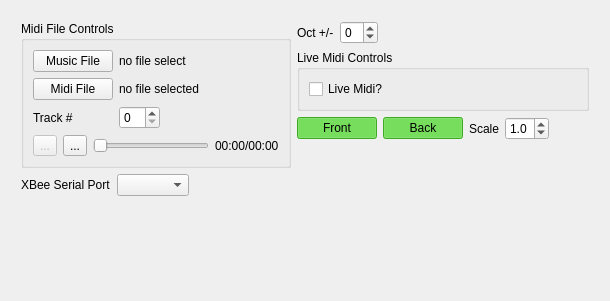
<?xml version="1.0" encoding="UTF-8"?>
<ui version="4.0">
 <class>MainWidget</class>
 <widget class="QWidget" name="MainWidget">
  <property name="geometry">
   <rect>
    <x>0</x>
    <y>0</y>
    <width>610</width>
    <height>301</height>
   </rect>
  </property>
  <property name="windowTitle">
   <string>Glowsuit Command Station</string>
  </property>
  <property name="styleSheet">
   <string notr="true"/>
  </property>
  <layout class="QVBoxLayout" name="verticalLayout">
   <item>
    <layout class="QVBoxLayout" name="vertical_layout">
     <item>
      <layout class="QHBoxLayout" name="horizontal_layout" stretch="1,0">
       <property name="leftMargin">
        <number>10</number>
       </property>
       <property name="topMargin">
        <number>10</number>
       </property>
       <property name="rightMargin">
        <number>10</number>
       </property>
       <property name="bottomMargin">
        <number>10</number>
       </property>
       <item>
        <layout class="QVBoxLayout" name="left_side_layout">
         <item>
          <widget class="QGroupBox" name="midi_file_group">
           <property name="toolTip">
            <string>Playback from a MIDI file and music file. If this is disable, uncheck the &quot;live MIDI&quot; box</string>
           </property>
           <property name="title">
            <string>Midi File Controls</string>
           </property>
           <layout class="QVBoxLayout" name="verticalLayout_2">
            <item>
             <layout class="QFormLayout" name="formLayout_2">
              <item row="1" column="0">
               <widget class="QPushButton" name="select_music_file_button">
                <property name="text">
                 <string>Music File</string>
                </property>
               </widget>
              </item>
              <item row="1" column="1">
               <widget class="QLabel" name="music_filename_label">
                <property name="text">
                 <string>no file select</string>
                </property>
               </widget>
              </item>
              <item row="2" column="0">
               <widget class="QPushButton" name="select_midi_file_button">
                <property name="text">
                 <string>Midi File</string>
                </property>
               </widget>
              </item>
              <item row="2" column="1">
               <widget class="QLabel" name="midi_filename_label">
                <property name="text">
                 <string>no file selected</string>
                </property>
               </widget>
              </item>
              <item row="3" column="0">
               <widget class="QLabel" name="label">
                <property name="text">
                 <string>Track #</string>
                </property>
               </widget>
              </item>
              <item row="3" column="1">
               <layout class="QHBoxLayout" name="horizontalLayout_5">
                <item>
                 <widget class="QSpinBox" name="spinBox">
                  <property name="sizePolicy">
                   <sizepolicy hsizetype="Minimum" vsizetype="Fixed">
                    <horstretch>0</horstretch>
                    <verstretch>0</verstretch>
                   </sizepolicy>
                  </property>
                 </widget>
                </item>
                <item>
                 <spacer name="horizontalSpacer_3">
                  <property name="orientation">
                   <enum>Qt::Horizontal</enum>
                  </property>
                  <property name="sizeHint" stdset="0">
                   <size>
                    <width>40</width>
                    <height>20</height>
                   </size>
                  </property>
                 </spacer>
                </item>
               </layout>
              </item>
             </layout>
            </item>
            <item>
             <layout class="QHBoxLayout" name="horizontalLayout_4">
              <item>
               <widget class="QToolButton" name="stop_button">
                <property name="enabled">
                 <bool>false</bool>
                </property>
                <property name="toolTip">
                 <string>Stops playback and resets to the start</string>
                </property>
                <property name="text">
                 <string>...</string>
                </property>
                <property name="icon">
                 <iconset theme="media-playback-stop">
                  <normaloff>.</normaloff>.</iconset>
                </property>
               </widget>
              </item>
              <item>
               <widget class="QToolButton" name="play_button">
                <property name="text">
                 <string>...</string>
                </property>
                <property name="icon">
                 <iconset theme="media-playback-start">
                  <normaloff>.</normaloff>.</iconset>
                </property>
               </widget>
              </item>
              <item>
               <widget class="QSlider" name="player_slider">
                <property name="orientation">
                 <enum>Qt::Horizontal</enum>
                </property>
               </widget>
              </item>
              <item>
               <widget class="QLabel" name="player_time_label">
                <property name="text">
                 <string>00:00/00:00</string>
                </property>
               </widget>
              </item>
             </layout>
            </item>
           </layout>
          </widget>
         </item>
         <item>
          <layout class="QFormLayout" name="formLayout_3">
           <item row="0" column="0">
            <widget class="QLabel" name="xbee_port_label">
             <property name="text">
              <string>XBee Serial Port</string>
             </property>
            </widget>
           </item>
           <item row="0" column="1">
            <layout class="QHBoxLayout" name="horizontalLayout_6">
             <item>
              <widget class="QComboBox" name="xbee_port_combobox">
               <property name="sizePolicy">
                <sizepolicy hsizetype="Minimum" vsizetype="Fixed">
                 <horstretch>0</horstretch>
                 <verstretch>0</verstretch>
                </sizepolicy>
               </property>
              </widget>
             </item>
             <item>
              <spacer name="horizontalSpacer_4">
               <property name="orientation">
                <enum>Qt::Horizontal</enum>
               </property>
               <property name="sizeHint" stdset="0">
                <size>
                 <width>40</width>
                 <height>20</height>
                </size>
               </property>
              </spacer>
             </item>
            </layout>
           </item>
          </layout>
         </item>
         <item>
          <spacer name="verticalSpacer_2">
           <property name="orientation">
            <enum>Qt::Vertical</enum>
           </property>
           <property name="sizeType">
            <enum>QSizePolicy::MinimumExpanding</enum>
           </property>
           <property name="sizeHint" stdset="0">
            <size>
             <width>20</width>
             <height>40</height>
            </size>
           </property>
          </spacer>
         </item>
        </layout>
       </item>
       <item>
        <layout class="QVBoxLayout" name="controls_layout">
         <item>
          <layout class="QHBoxLayout" name="horizontalLayout">
           <item>
            <widget class="QLabel" name="octave_label">
             <property name="text">
              <string>Oct +/-</string>
             </property>
            </widget>
           </item>
           <item>
            <widget class="QSpinBox" name="octave_spinbox">
             <property name="toolTip">
              <string>An offset for transposing MIDI from a file or from live MIDI</string>
             </property>
             <property name="suffix">
              <string/>
             </property>
             <property name="minimum">
              <number>-2</number>
             </property>
             <property name="maximum">
              <number>2</number>
             </property>
            </widget>
           </item>
           <item>
            <spacer name="horizontalSpacer_6">
             <property name="orientation">
              <enum>Qt::Horizontal</enum>
             </property>
             <property name="sizeType">
              <enum>QSizePolicy::MinimumExpanding</enum>
             </property>
             <property name="sizeHint" stdset="0">
              <size>
               <width>40</width>
               <height>20</height>
              </size>
             </property>
            </spacer>
           </item>
          </layout>
         </item>
         <item>
          <widget class="QGroupBox" name="live_midi_controls">
           <property name="title">
            <string>Live Midi Controls</string>
           </property>
           <layout class="QHBoxLayout" name="horizontalLayout_3">
            <item>
             <widget class="QCheckBox" name="live_checkbox">
              <property name="toolTip">
               <string>Enables visualization of live MIDI. Disables the ability to play from a midi file</string>
              </property>
              <property name="text">
               <string>Live Midi?</string>
              </property>
             </widget>
            </item>
            <item>
             <widget class="QPushButton" name="midi_indicator_button">
              <property name="sizePolicy">
               <sizepolicy hsizetype="Minimum" vsizetype="Minimum">
                <horstretch>0</horstretch>
                <verstretch>0</verstretch>
               </sizepolicy>
              </property>
              <property name="minimumSize">
               <size>
                <width>16</width>
                <height>16</height>
               </size>
              </property>
              <property name="styleSheet">
               <string notr="true">border: none;</string>
              </property>
              <property name="text">
               <string/>
              </property>
              <property name="icon">
               <iconset resource="../rc/command_station.qrc">
                <normaloff>:/icons/midi-off.png</normaloff>
                <normalon>:/icons/midi-on.png</normalon>:/icons/midi-off.png</iconset>
              </property>
              <property name="checkable">
               <bool>true</bool>
              </property>
             </widget>
            </item>
            <item>
             <spacer name="horizontalSpacer_5">
              <property name="orientation">
               <enum>Qt::Horizontal</enum>
              </property>
              <property name="sizeType">
               <enum>QSizePolicy::MinimumExpanding</enum>
              </property>
              <property name="sizeHint" stdset="0">
               <size>
                <width>40</width>
                <height>20</height>
               </size>
              </property>
             </spacer>
            </item>
           </layout>
          </widget>
         </item>
         <item>
          <layout class="QHBoxLayout" name="viz_controls_layout">
           <item>
            <widget class="QPushButton" name="front_button">
             <property name="sizePolicy">
              <sizepolicy hsizetype="Fixed" vsizetype="Fixed">
               <horstretch>0</horstretch>
               <verstretch>0</verstretch>
              </sizepolicy>
             </property>
             <property name="toolTip">
              <string>if red, don't show any of the EL wire visible only from in front</string>
             </property>
             <property name="styleSheet">
              <string notr="true">QPushButton {
background-color: #e83535;
color: #000000;
}
QPushButton:pressed {
background-color: #ad1010;
color: #000000;
}
QPushButton:checked {
background-color: #58eb34;
color: #000000;
}
QPushButton:checked:pressed {
background-color: #34ba13;
color: #000000;
}</string>
             </property>
             <property name="text">
              <string>Front</string>
             </property>
             <property name="checkable">
              <bool>true</bool>
             </property>
             <property name="checked">
              <bool>true</bool>
             </property>
            </widget>
           </item>
           <item>
            <widget class="QPushButton" name="back_button">
             <property name="sizePolicy">
              <sizepolicy hsizetype="Fixed" vsizetype="Fixed">
               <horstretch>0</horstretch>
               <verstretch>0</verstretch>
              </sizepolicy>
             </property>
             <property name="toolTip">
              <string>if red, don't show any of the EL wire visible only from behind</string>
             </property>
             <property name="styleSheet">
              <string notr="true">QPushButton {
background-color: #e83535;
color: #000000;
}
QPushButton:pressed {
background-color: #ad1010;
color: #000000;
}
QPushButton:checked {
background-color: #58eb34;
color: #000000;
}
QPushButton:checked:pressed {
background-color: #34ba13;
color: #000000;
}</string>
             </property>
             <property name="text">
              <string>Back</string>
             </property>
             <property name="checkable">
              <bool>true</bool>
             </property>
             <property name="checked">
              <bool>true</bool>
             </property>
            </widget>
           </item>
           <item>
            <widget class="QLabel" name="scale_label">
             <property name="text">
              <string>Scale</string>
             </property>
            </widget>
           </item>
           <item>
            <widget class="QDoubleSpinBox" name="scale_spinbox">
             <property name="decimals">
              <number>1</number>
             </property>
             <property name="minimum">
              <double>0.100000000000000</double>
             </property>
             <property name="maximum">
              <double>5.000000000000000</double>
             </property>
             <property name="singleStep">
              <double>0.100000000000000</double>
             </property>
             <property name="value">
              <double>1.000000000000000</double>
             </property>
            </widget>
           </item>
           <item>
            <spacer name="horizontalSpacer">
             <property name="orientation">
              <enum>Qt::Horizontal</enum>
             </property>
             <property name="sizeType">
              <enum>QSizePolicy::MinimumExpanding</enum>
             </property>
             <property name="sizeHint" stdset="0">
              <size>
               <width>40</width>
               <height>20</height>
              </size>
             </property>
            </spacer>
           </item>
          </layout>
         </item>
         <item>
          <spacer name="verticalSpacer">
           <property name="orientation">
            <enum>Qt::Vertical</enum>
           </property>
           <property name="sizeType">
            <enum>QSizePolicy::MinimumExpanding</enum>
           </property>
           <property name="sizeHint" stdset="0">
            <size>
             <width>20</width>
             <height>40</height>
            </size>
           </property>
          </spacer>
         </item>
        </layout>
       </item>
      </layout>
     </item>
    </layout>
   </item>
  </layout>
 </widget>
 <resources>
  <include location="../rc/command_station.qrc"/>
 </resources>
 <connections/>
</ui>
